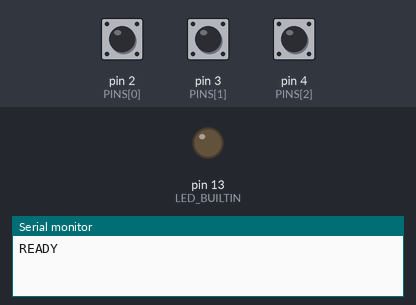
The sketch below on a simulated Arduino Uno, built with avr-gcc and run on an emulated ATmega328P. Parts: output pins drawn as LEDs (lit = HIGH), the last lines printed to the serial monitor. The test bench sets the inputs (shaded band); at power-on: pin 2 (PINS[0]) HIGH, pin 3 (PINS[1]) HIGH, pin 4 (PINS[2]) HIGH.

Above: at 1.2 s.
1.3 s: pin 2 (PINS[0]) pulled LOW for 0.15 s
At 1.35 s:
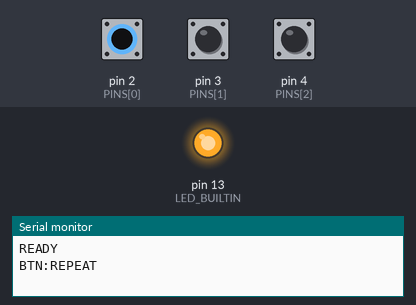
2.9 s: pin 3 (PINS[1]) pulled LOW for 0.15 s
At 3.6 s:
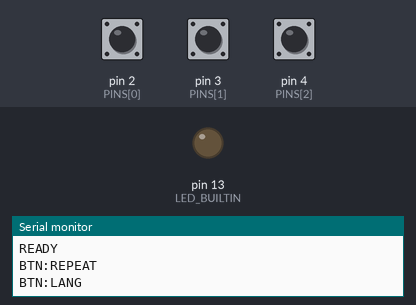
4.5 s: pin 4 (PINS[2]) pulled LOW for 0.15 s
At 6.0 s:
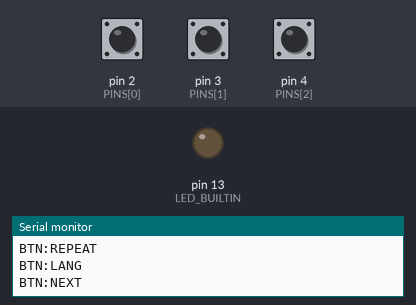
Timing chart, 0 to 7.5 s (numbered marks = the images above; inputs shaded):
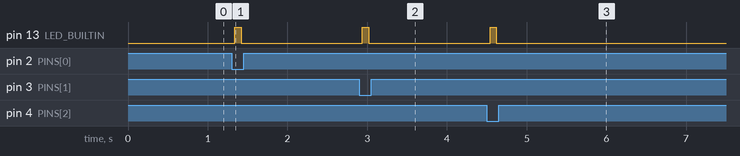

The sketch:

arduino_buttons.ino
```cpp
/*
  Arduino accessibility buttons for the kiosk (USB serial to the laptop)
  Foil pad buttons: each pin -> foil strip; opposite foil strip -> GND.
  D2 = Repeat audio, D3 = Change language, D4 = Next
  Prints "BTN:REPEAT" etc.; serial_bridge.py forwards it to the kiosk.
*/
const int PINS[] = {2, 3, 4};
const char* NAMES[] = {"REPEAT", "LANG", "NEXT"};
const int COUNT = 3;
int stable[COUNT], lastRead[COUNT];
unsigned long changedAt[COUNT];

void setup() {
  Serial.begin(9600);
  for (int i = 0; i < COUNT; i++) {
    pinMode(PINS[i], INPUT_PULLUP);
    stable[i] = lastRead[i] = HIGH;
    changedAt[i] = 0;
  }
  pinMode(LED_BUILTIN, OUTPUT);
  Serial.println("READY");
}

void loop() {
  for (int i = 0; i < COUNT; i++) {
    int r = digitalRead(PINS[i]);
    if (r != lastRead[i]) { lastRead[i] = r; changedAt[i] = millis(); }
    if (millis() - changedAt[i] > 40 && r != stable[i]) {
      stable[i] = r;
      if (r == LOW) {                          // pressed
        Serial.print("BTN:");
        Serial.println(NAMES[i]);
        digitalWrite(LED_BUILTIN, HIGH);
        delay(80);
        digitalWrite(LED_BUILTIN, LOW);
      }
    }
  }
}
```

Measured:
- after the input at 1.3 s, pin 13 (LED_BUILTIN): LOW → HIGH at once, → LOW 0.08 s later
- after the input at 2.9 s, pin 13 (LED_BUILTIN): LOW → HIGH at once, → LOW 0.08 s later
- after the input at 4.5 s, pin 13 (LED_BUILTIN): LOW → HIGH at once, → LOW 0.08 s later
